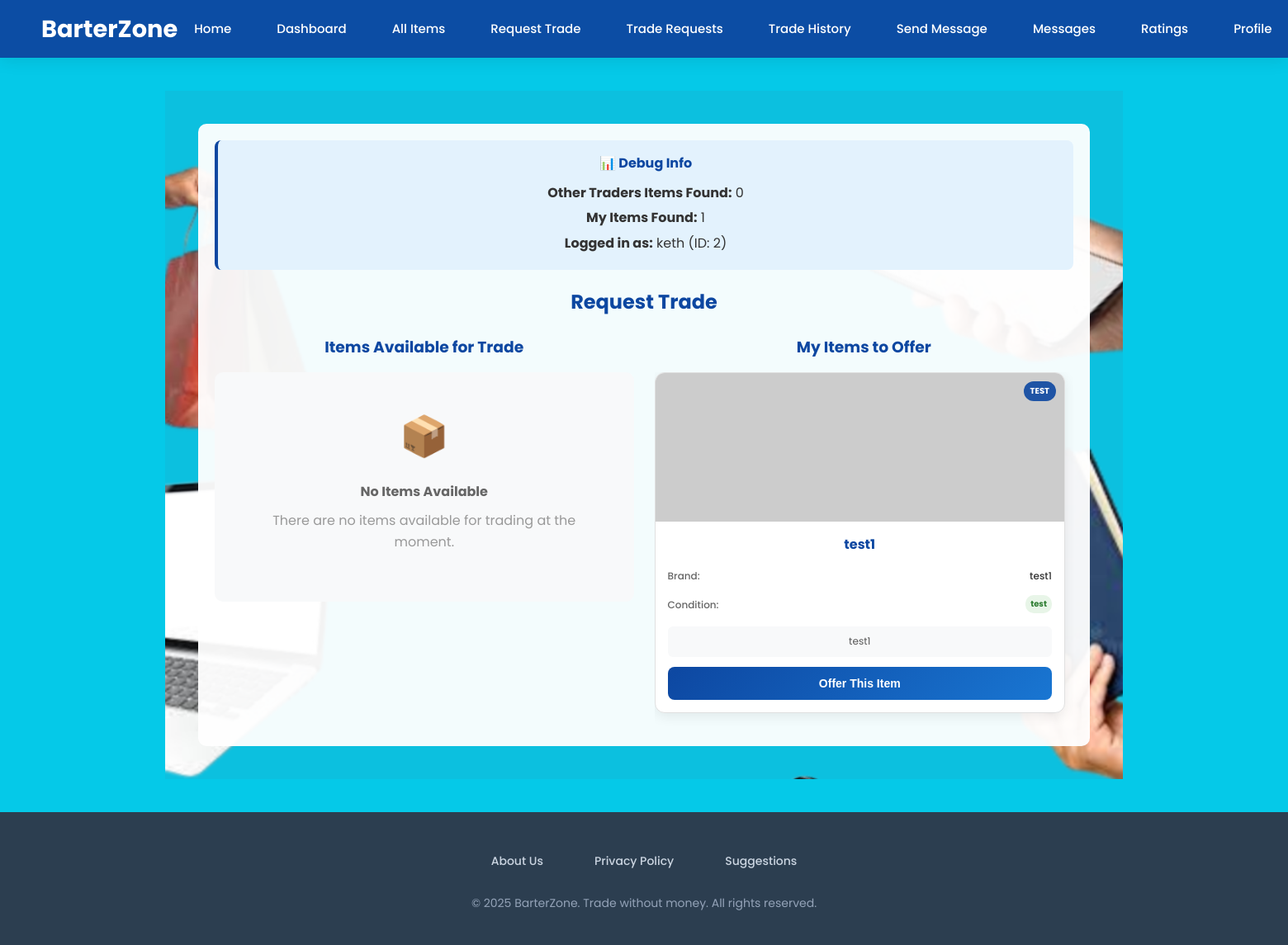
The app's page /request_trade (signed in), older data.
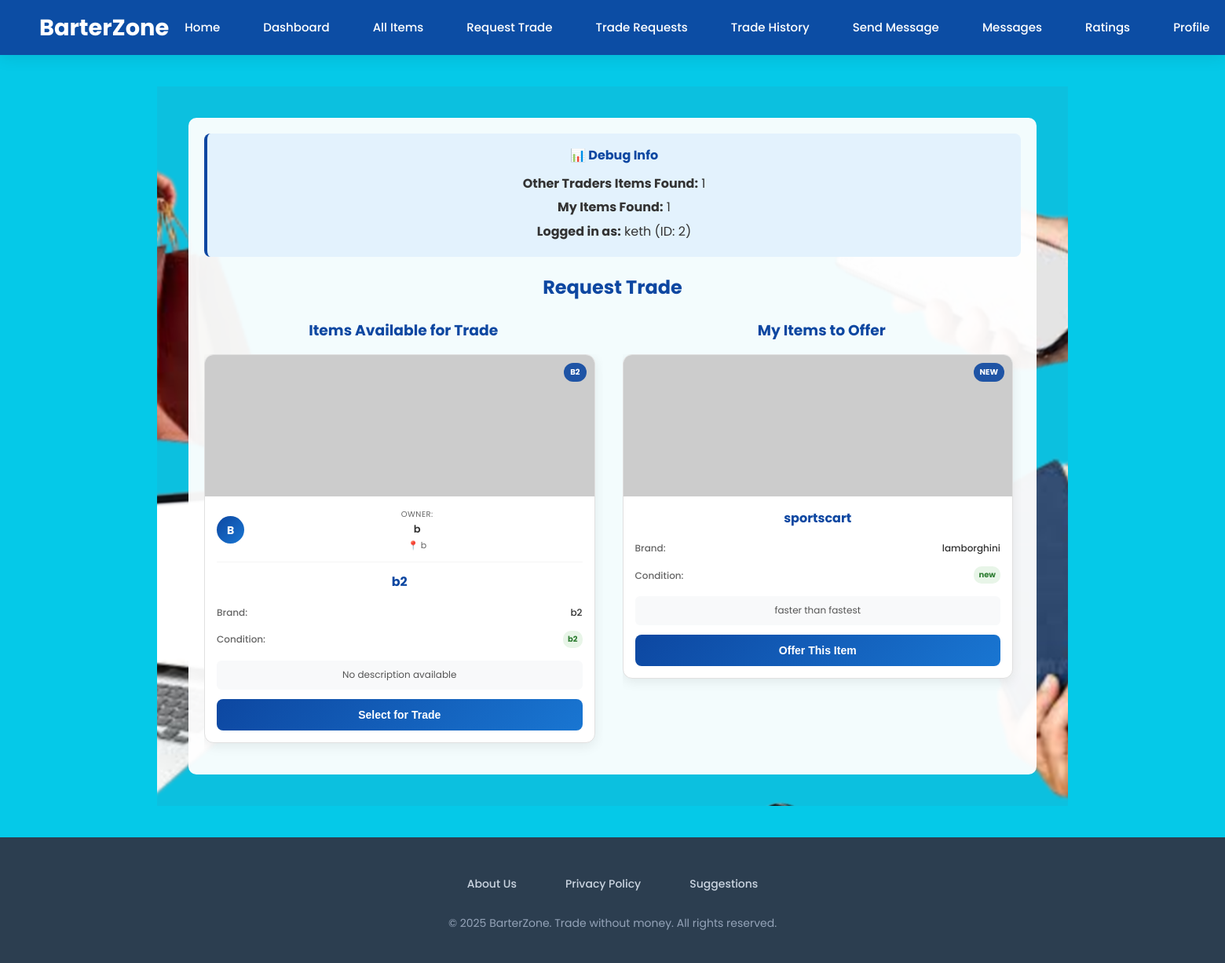
The same page, newer data.
### tables this page shows
CREATE TABLE items (
            items_id INTEGER PRIMARY KEY AUTOINCREMENT,
            user_id INTEGER,
            item_Name TEXT NOT NULL,
            item_Brand TEXT,
            item_Condition TEXT,
            item_DateBought TEXT,
            item_DateOffered TEXT,
            item_Description TEXT,
            item_image TEXT,
            item_available BOOLEAN DEFAULT 1,
            created_at TIMESTAMP DEFAULT CURRENT_TIMESTAMP,
            FOREIGN KEY (user_id) REFERENCES users (id)
        );

CREATE TABLE users (
            id INTEGER PRIMARY KEY AUTOINCREMENT,
            username TEXT UNIQUE NOT NULL,
            email TEXT,
            password TEXT NOT NULL,
            birthdate TEXT,
            location TEXT,
            full_name TEXT,
            contact TEXT,
            created_at TIMESTAMP DEFAULT CURRENT_TIMESTAMP
        , is_admin BOOLEAN DEFAULT 0);

### app.py (the view, shortened to what this page needs)
@app.route('/request_trade', methods=['GET', 'POST'])
def request_trade():
    if 'user_id' not in session:
        flash('Please login first.', 'warning')
        return redirect(url_for('login'))
    if is_admin_user():
        flash('Administrators cannot participate in trades.', 'error')
        return redirect(url_for('dashboard'))
    user_id = session['user_id']
    with sqlite3.connect(DB_NAME) as conn:
        conn.row_factory = sqlite3.Row
        other_items = conn.execute("""
            SELECT i.*, u.username, u.full_name, u.location, u.contact
            FROM items i
            JOIN users u ON i.user_id = u.id
            WHERE i.user_id != ?
            AND i.item_available = 1
            AND i.items_id NOT IN (
                SELECT offer_item_id FROM trades WHERE trade_status IN ('pending', 'accepted', 'completed')
                UNION
                SELECT target_item_id FROM trades WHERE trade_status IN ('pending', 'accepted', 'completed')
            )
            ORDER BY u.username ASC
        """, (user_id,)).fetchall()
        my_items = conn.execute("""
            SELECT * FROM items
            WHERE user_id = ?
            AND item_available = 1
            AND items_id NOT IN (
                SELECT offer_item_id FROM trades WHERE trade_status IN ('pending', 'accepted', 'completed')
                UNION
                SELECT target_item_id FROM trades WHERE trade_status IN ('pending', 'accepted', 'completed')
            )
        """, (user_id,)).fetchall()
    return render_template('request_trade.html',
                           other_items=other_items,
                           my_items=my_items,
                           mode='request_trade')

### app.py (called while the page is built)
def is_admin_user():
    if 'user_id' not in session:
        return False
    with sqlite3.connect(DB_NAME) as conn:
        conn.row_factory = sqlite3.Row
        admin = conn.execute(
            "SELECT * FROM admin_table WHERE user_id = ? AND is_active = 1",
            (session['user_id'],)
        ).fetchone()
        return admin is not None

### templates/request_trade.html (shortened to what the changed rows need)
{% extends "base.html" %}
{% block content %}
<section class="hero-section">
  <div class="overlay" style="background: rgba(255,255,255,0.95); color:#333; max-width: 1400px; width:100%; padding:20px; border-radius:10px;">
    <div style="background: #e3f2fd; padding: 15px; border-radius: 8px; margin-bottom: 20px; border-left: 4px solid #0d47a1;">
        <h4 style="color:#0d47a1; margin:0 0 10px 0;">📊 Debug Info</h4>
        <p style="margin:5px 0;"><strong>Other Traders Items Found:</strong> {{ other_items|length }}</p>
        <p style="margin:5px 0;"><strong>My Items Found:</strong> {{ my_items|length }}</p>
        <p style="margin:5px 0;"><strong>Logged in as:</strong> {{ session.username }} (ID: {{ session.user_id }})</p>
    </div>
    <h2 style="color:#0d47a1; margin-bottom:20px; text-align: center;">Request Trade</h2>
    <div style="display: flex; gap: 25px; flex-wrap: wrap;">
      <div style="flex: 1; min-width: 400px;">
        {% if other_items %}
        <div style="max-height: 600px; overflow-y: auto; padding-right: 10px;">
          {% for item in other_items %}
          <div class="trade-item-card" id="target-{{ item['items_id'] }}" style="background: white; border-radius: 12px; box-shadow: 0 4px 15px rgba(0,0,0,0.08); margin-bottom: 20px; overflow: hidden; border: 1px solid #e0e0e0;">
            <div class="item-image" style="position: relative; height: 180px; overflow: hidden; background: #f8f9fa;">
              {% if item['item_image'] %}
              <img src="{{ item['item_image'] }}" alt="{{ item['item_Name'] }}" style="width: 100%; height: 100%; object-fit: cover;" onerror="this.src='https://via.placeholder.com/300x200/0d47a1/ffffff?text=No+Image'">
              {% else %}
              <img src="https://via.placeholder.com/300x200/0d47a1/ffffff?text=No+Image" alt="{{ item['item_Name'] }}" style="width: 100%; height: 100%; object-fit: cover;">
              {% endif %}
              <div class="item-condition" style="position: absolute; top: 10px; right: 10px; background: rgba(13, 71, 161, 0.9); color: white; padding: 4px 8px; border-radius: 12px; font-size: 10px; font-weight: bold; text-transform: uppercase;">
                {{ item['item_Condition'] or 'Good' }}
              </div>
            </div>
            <div class="item-details" style="padding: 15px;">
              <div class="owner-info" style="display: flex; align-items: center; gap: 10px; margin-bottom: 12px; padding-bottom: 12px; border-bottom: 1px solid #f5f5f5;">
                <div class="owner-avatar" style="width: 35px; height: 35px; background: linear-gradient(135deg, #0d47a1 0%, #1976d2 100%); color: white; border-radius: 50%; display: flex; align-items: center; justify-content: center; font-weight: bold; font-size: 14px;">
                  {{ (item['full_name'] or item['username'])|first|upper }}
                </div>
                <div class="owner-details" style="flex: 1;">
                  <span class="owner-label" style="display: block; font-size: 10px; color: #666; text-transform: uppercase; letter-spacing: 0.5px; margin-bottom: 1px;">Owner:</span>
                  <strong class="owner-name" style="display: block; font-size: 13px; color: #333; font-weight: 600; margin-bottom: 1px;">{{ item['full_name'] or item['username'] }}</strong>
                  {% if item['location'] %}
                  <span class="owner-location" style="display: block; font-size: 11px; color: #666;">📍 {{ item['location'] }}</span>
                  {% endif %}
                </div>
              </div>
              <h4 class="item-title" style="font-size: 16px; font-weight: bold; color: #0d47a1; margin: 0 0 12px 0;">{{ item['item_Name'] }}</h4>
              <div class="item-specs" style="margin-bottom: 12px;">
                <div class="spec-row" style="display: flex; justify-content: space-between; align-items: center; margin-bottom: 6px; padding: 4px 0;">
                  <span class="spec-label" style="font-size: 12px; color: #666; font-weight: 500;">Brand:</span>
                  <span class="spec-value" style="font-size: 12px; color: #333; font-weight: 500;">{{ item['item_Brand'] or 'Not specified' }}</span>
                </div>
                <div class="spec-row" style="display: flex; justify-content: space-between; align-items: center; margin-bottom: 6px; padding: 4px 0;">
                  <span class="spec-label" style="font-size: 12px; color: #666; font-weight: 500;">Condition:</span>
                  <span class="spec-value condition-badge" style="font-size: 12px; color: #333; font-weight: 500; background: #e8f5e8; color: #2e7d32; padding: 3px 6px; border-radius: 10px; font-size: 10px; font-weight: bold;">{{ item['item_Condition'] or 'Good' }}</span>
                </div>
              </div>
              <div class="description-section" style="margin-bottom: 12px; padding: 10px; background: #f8f9fa; border-radius: 6px;">
                <p class="item-description" style="color: #555; font-size: 12px; line-height: 1.4; margin: 0; display: -webkit-box; -webkit-line-clamp: 2; -webkit-box-orient: vertical; overflow: hidden;">
                  {{ item['item_Description'] or 'No description available' }}
                </p>
              </div>
              <button onclick="selectTargetItem({{ item['items_id'] }}, '{{ item['item_Name']|replace("'", "&#39;") }}', '{{ item['item_image'] or '' }}')"
                      class="select-btn" data-item-id="{{ item['items_id'] }}"
                      style="width: 100%; padding: 12px; background: linear-gradient(135deg, #0d47a1 0%, #1976d2 100%); color: white; border: none; border-radius: 8px; font-size: 14px; font-weight: 600; cursor: pointer; transition: all 0.3s ease;">
                Select for Trade
              </button>
            </div>
          </div>
          {% endfor %}
        </div>
        {% else %}
        <div style="text-align: center; padding: 40px; background: #f8f9fa; border-radius: 10px;">
          <div style="font-size: 48px; margin-bottom: 15px;">📦</div>
          <h4 style="color:#666; margin-bottom:10px;">No Items Available</h4>
          <p style="color:#999; margin-bottom:20px;">
            There are no items available for trading at the moment.
          </p>
        </div>
        {% endif %}
      </div>
      <div style="flex: 1; min-width: 400px;">
        {% if my_items %}
        <div style="max-height: 600px; overflow-y: auto; padding-right: 10px;">
          {% for item in my_items %}
          <div class="trade-item-card" id="offer-{{ item['items_id'] }}" style="background: white; border-radius: 12px; box-shadow: 0 4px 15px rgba(0,0,0,0.08); margin-bottom: 20px; overflow: hidden; border: 1px solid #e0e0e0;">
            <div class="item-image" style="position: relative; height: 180px; overflow: hidden; background: #f8f9fa;">
              {% if item['item_image'] %}
              <img src="{{ item['item_image'] }}" alt="{{ item['item_Name'] }}" style="width: 100%; height: 100%; object-fit: cover;" onerror="this.src='https://via.placeholder.com/300x200/0d47a1/ffffff?text=No+Image'">
              {% else %}
              <img src="https://via.placeholder.com/300x200/0d47a1/ffffff?text=No+Image" alt="{{ item['item_Name'] }}" style="width: 100%; height: 100%; object-fit: cover;">
              {% endif %}
              <div class="item-condition" style="position: absolute; top: 10px; right: 10px; background: rgba(13, 71, 161, 0.9); color: white; padding: 4px 8px; border-radius: 12px; font-size: 10px; font-weight: bold; text-transform: uppercase;">
                {{ item['item_Condition'] or 'Good' }}
              </div>
            </div>
            <div class="item-details" style="padding: 15px;">
              <h4 class="item-title" style="font-size: 16px; font-weight: bold; color: #0d47a1; margin: 0 0 12px 0;">{{ item['item_Name'] }}</h4>
              <div class="item-specs" style="margin-bottom: 12px;">
                <div class="spec-row" style="display: flex; justify-content: space-between; align-items: center; margin-bottom: 6px; padding: 4px 0;">
                  <span class="spec-label" style="font-size: 12px; color: #666; font-weight: 500;">Brand:</span>
                  <span class="spec-value" style="font-size: 12px; color: #333; font-weight: 500;">{{ item['item_Brand'] or 'Not specified' }}</span>
                </div>
                <div class="spec-row" style="display: flex; justify-content: space-between; align-items: center; margin-bottom: 6px; padding: 4px 0;">
                  <span class="spec-label" style="font-size: 12px; color: #666; font-weight: 500;">Condition:</span>
                  <span class="spec-value condition-badge" style="font-size: 12px; color: #333; font-weight: 500; background: #e8f5e8; color: #2e7d32; padding: 3px 6px; border-radius: 10px; font-size: 10px; font-weight: bold;">{{ item['item_Condition'] or 'Good' }}</span>
                </div>
              </div>
              <div class="description-section" style="margin-bottom: 12px; padding: 10px; background: #f8f9fa; border-radius: 6px;">
                <p class="item-description" style="color: #555; font-size: 12px; line-height: 1.4; margin: 0; display: -webkit-box; -webkit-line-clamp: 2; -webkit-box-orient: vertical; overflow: hidden;">
                  {{ item['item_Description'] or 'No description available' }}
                </p>
              </div>
              <button onclick="selectOfferItem({{ item['items_id'] }}, '{{ item['item_Name']|replace("'", "&#39;") }}', '{{ item['item_image'] or '' }}')"
                      class="select-btn" data-item-id="{{ item['items_id'] }}"
                      style="width: 100%; padding: 12px; background: linear-gradient(135deg, #0d47a1 0%, #1976d2 100%); color: white; border: none; border-radius: 8px; font-size: 14px; font-weight: 600; cursor: pointer; transition: all 0.3s ease;">
                Offer This Item
              </button>
            </div>
          </div>
          {% endfor %}
        </div>
        {% endif %}
      </div>
    </div>
  </div>
</section>
{% endblock %}

Row changes from the older to the newer data that the page shows:
no longer on this page (row unchanged): items: item_Condition "TEST", item_Name "test1", item_Brand "test1", item_Condition "test", item_Description "test1", shown under "My Items to Offer"
now on this page (row unchanged): items: item_Condition "B2", full_name "b", location "b", item_Name "b2", item_Brand "b2", item_Condition "b2", item_Description "No description available", shown under "Items Available for Trade"
now on this page (row unchanged): users: full_name "B"
added items: item_Condition "NEW", item_Name "sportscart", item_Brand "lamborghini", item_Condition "new", item_Description "faster than fastest", shown under "My Items to Offer"
Text that changed along with them:
{{ other_items|length }}: "0" → "1"
text no longer shown: "📦 No Items Available There are no items available for trading at the moment."
